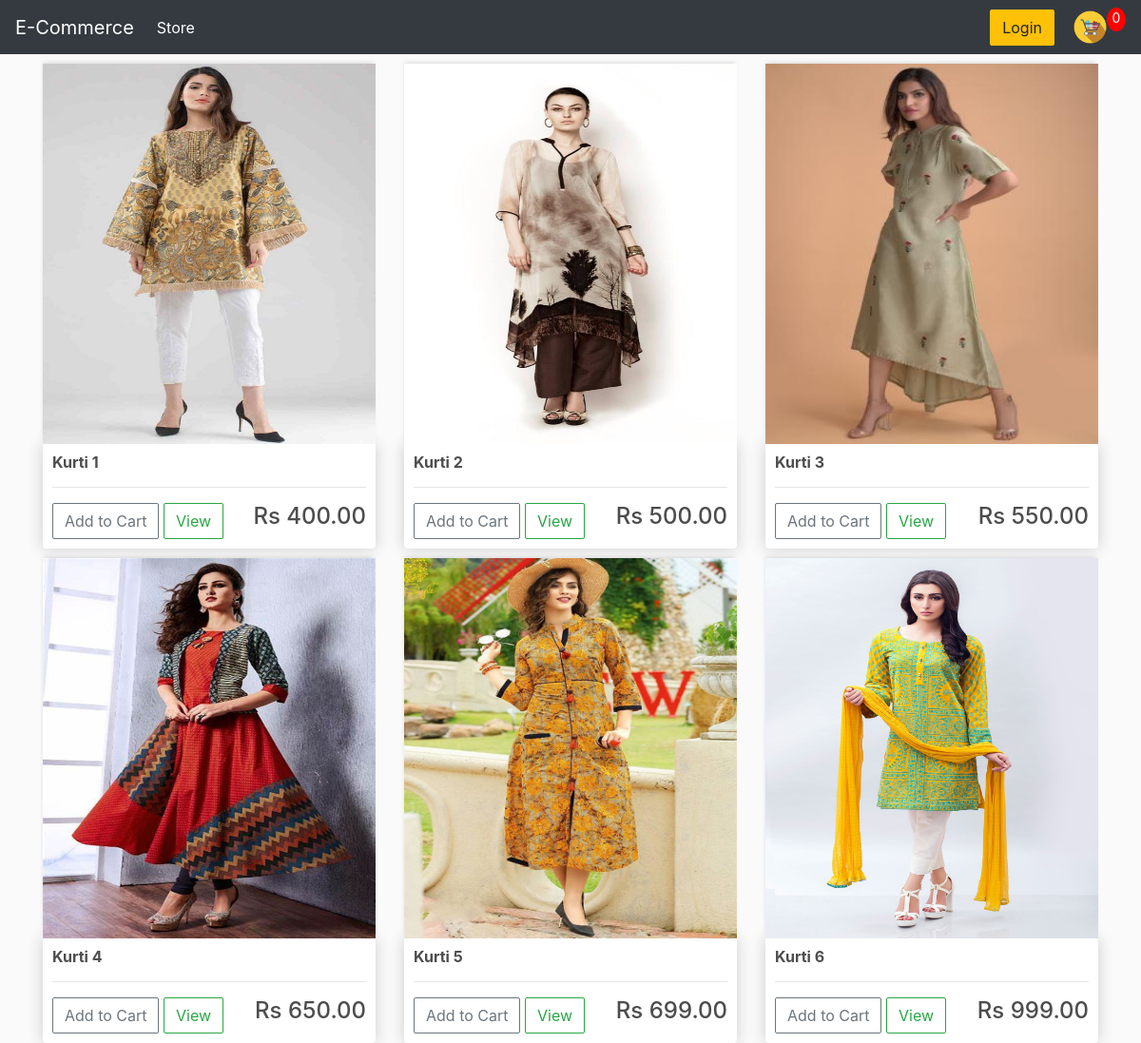
The page / (signed in) on the database its author committed.
### store/models.py (models this page shows, shortened)
class Product(models.Model):
    name = models.CharField(max_length=200, null=True)
    price = models.FloatField()
    digital = models.BooleanField(default=False, null=True, blank=False)
    image = models.ImageField(null=True, blank=True)
    @property
    def imageURL(self):
        try :
            url = self.image.url
        except:
            url = ''
        return url

### store/views.py (the view)
# urls.py: path('',include('store.urls')),
def store(request):
    products = Product.objects.all()
    context = {"products": products}
    return render(request,'store/store.html', context)

### store/templates/store/store.html
{% extends 'store/Main.html' %}
{% load static %}
{% block content%}
<html>
<body>
    <div class="row">
        {% for product in products %}
        <div class="col-lg-4 col-sm-6">
            <img class="thumbnail" src="{{product.imageURL}}">
            <div class="box-element product">
                <h6><strong>{{ product.name }}</strong></h6>
                <hr>
                <button data-product={{product.id}} data-action="add" class="btn btn-outline-secondary add-btn  update-cart">
                    Add to Cart
                </button>
                <a class="btn btn-outline-success" href="#">View</a>
                <h4 style="display: inline-block;float: right ">
                    Rs {{product.price|floatformat:2}}
                </h4>
            </div>
        </div>
        {% endfor %}
    </div>
</body>
</html>
{% endblock content %}

### static/css/styles.css (style rules this page uses)
body { background-color: hsl(0, 0%, 98%); }
h1,h2,h3,h4,h5,h6 { color:hsl(0, 0%, 30%); }
.box-element { box-shadow:hsl(0, 0%, 80%) 0 0 16px; background-color: #fff; border-radius: 4px; padding: 10px; }
.thumbnail { width: 100%; height: 400px; -webkit-box-shadow: -1px -3px 5px -2px rgba(214,214,214,1); -moz-box-shadow: -1px -3px 5px -2px rgba(214,214,214,1); box-shadow: -1px -3px 5px -2px rgba(214,214,214,1); }
.product { border-radius: 0 0 4px 4px; }
.col-lg-4, .col-lg-6, .col-lg-8, .col-lg-12 { margin-top: 10px; }
.btn { border-radius: 2px; transition: .25s; align-items: center; justify-content: center; position: relative; }

### rows shown on the page
Product: imageURL (picture), name "Kurti 1", price "400.00"
Product: imageURL (picture), name "Kurti 2", price "500.00"
Product: imageURL (picture), name "Kurti 3", price "550.00"
Product: imageURL (picture), name "Kurti 4", price "650.00"
Product: imageURL (picture), name "Kurti 5", price "699.00"
Product: imageURL (picture), name "Kurti 6", price "999.00"
